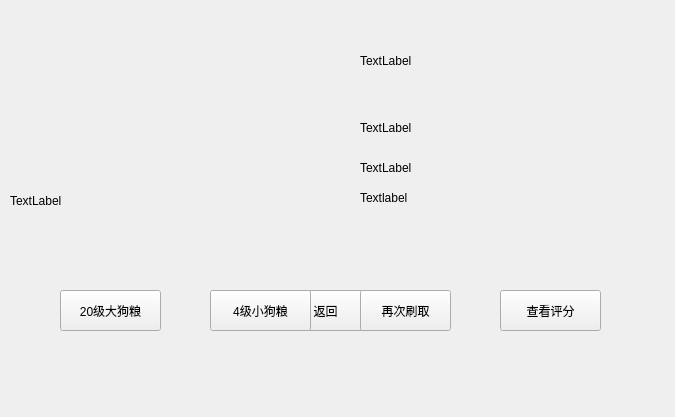
<?xml version="1.0" encoding="UTF-8"?>
<ui version="4.0">
 <class>syw1</class>
 <widget class="QWidget" name="syw1">
  <property name="geometry">
   <rect>
    <x>0</x>
    <y>0</y>
    <width>675</width>
    <height>417</height>
   </rect>
  </property>
  <property name="windowTitle">
   <string>Form</string>
  </property>
  <widget class="QLabel" name="name">
   <property name="geometry">
    <rect>
     <x>10</x>
     <y>180</y>
     <width>321</width>
     <height>41</height>
    </rect>
   </property>
   <property name="text">
    <string>TextLabel</string>
   </property>
  </widget>
  <widget class="QPushButton" name="backbtn">
   <property name="geometry">
    <rect>
     <x>280</x>
     <y>290</y>
     <width>91</width>
     <height>41</height>
    </rect>
   </property>
   <property name="text">
    <string>返回</string>
   </property>
  </widget>
  <widget class="QLabel" name="attribute3">
   <property name="geometry">
    <rect>
     <x>360</x>
     <y>190</y>
     <width>221</width>
     <height>16</height>
    </rect>
   </property>
   <property name="text">
    <string>Textlabel</string>
   </property>
  </widget>
  <widget class="QLabel" name="attribute4">
   <property name="geometry">
    <rect>
     <x>360</x>
     <y>220</y>
     <width>231</width>
     <height>16</height>
    </rect>
   </property>
   <property name="text">
    <string>&lt;html&gt;&lt;head/&gt;&lt;body&gt;&lt;p&gt;&lt;br/&gt;&lt;/p&gt;&lt;/body&gt;&lt;/html&gt;</string>
   </property>
  </widget>
  <widget class="QLabel" name="attribute1">
   <property name="geometry">
    <rect>
     <x>360</x>
     <y>120</y>
     <width>211</width>
     <height>16</height>
    </rect>
   </property>
   <property name="text">
    <string>TextLabel</string>
   </property>
  </widget>
  <widget class="QPushButton" name="twentyBtn">
   <property name="geometry">
    <rect>
     <x>60</x>
     <y>290</y>
     <width>101</width>
     <height>41</height>
    </rect>
   </property>
   <property name="text">
    <string>20级大狗粮</string>
   </property>
  </widget>
  <widget class="QLabel" name="mainAttribute">
   <property name="geometry">
    <rect>
     <x>360</x>
     <y>20</y>
     <width>271</width>
     <height>81</height>
    </rect>
   </property>
   <property name="text">
    <string>TextLabel</string>
   </property>
  </widget>
  <widget class="QLabel" name="marklabel">
   <property name="geometry">
    <rect>
     <x>380</x>
     <y>90</y>
     <width>151</width>
     <height>141</height>
    </rect>
   </property>
   <property name="text">
    <string/>
   </property>
  </widget>
  <widget class="QPushButton" name="viewRatingBtn">
   <property name="geometry">
    <rect>
     <x>500</x>
     <y>290</y>
     <width>101</width>
     <height>41</height>
    </rect>
   </property>
   <property name="text">
    <string>查看评分</string>
   </property>
  </widget>
  <widget class="QPushButton" name="againBtn">
   <property name="geometry">
    <rect>
     <x>360</x>
     <y>290</y>
     <width>91</width>
     <height>41</height>
    </rect>
   </property>
   <property name="text">
    <string>再次刷取</string>
   </property>
  </widget>
  <widget class="QLabel" name="attribute2">
   <property name="geometry">
    <rect>
     <x>360</x>
     <y>160</y>
     <width>221</width>
     <height>16</height>
    </rect>
   </property>
   <property name="text">
    <string>TextLabel</string>
   </property>
  </widget>
  <widget class="QPushButton" name="fourBtn">
   <property name="geometry">
    <rect>
     <x>210</x>
     <y>290</y>
     <width>101</width>
     <height>41</height>
    </rect>
   </property>
   <property name="text">
    <string>4级小狗粮</string>
   </property>
  </widget>
  <widget class="QLabel" name="label">
   <property name="geometry">
    <rect>
     <x>50</x>
     <y>10</y>
     <width>161</width>
     <height>141</height>
    </rect>
   </property>
   <property name="text">
    <string/>
   </property>
   <property name="scaledContents">
    <bool>true</bool>
   </property>
  </widget>
 </widget>
 <resources/>
 <connections/>
</ui>
